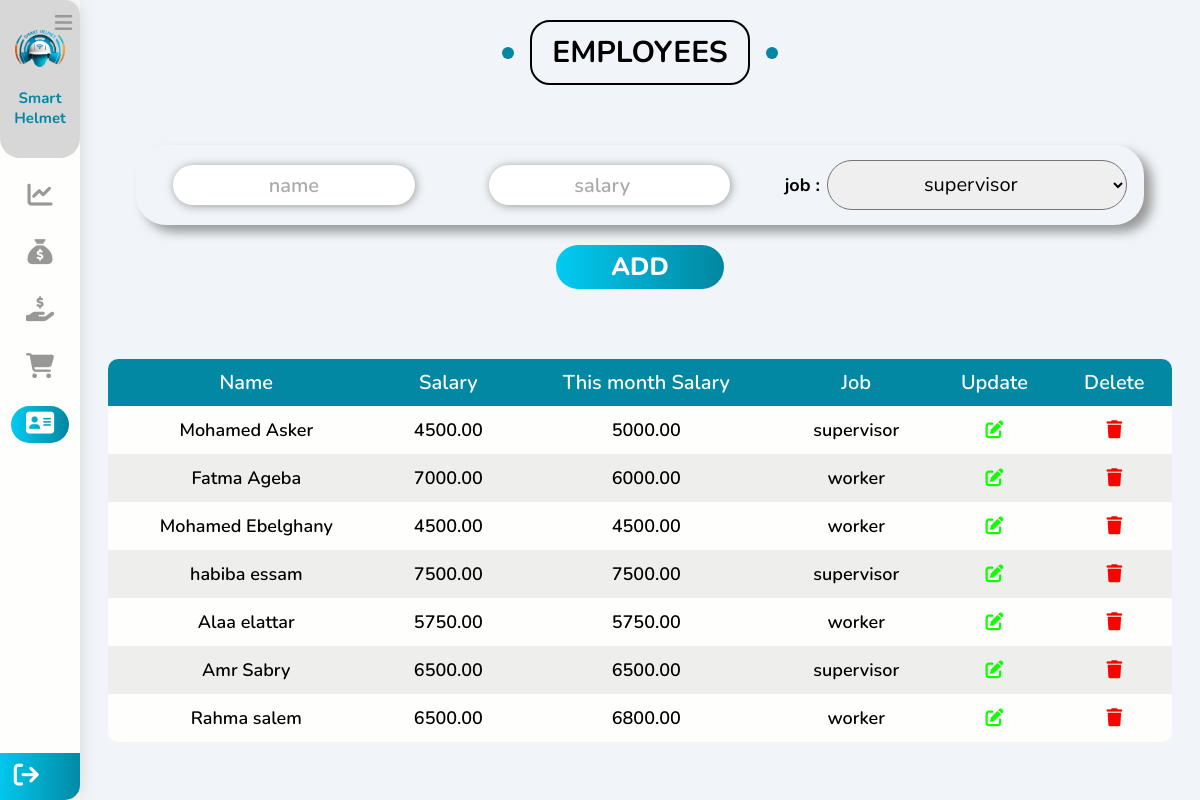
Page /management/employees on the committed database.
### management/models.py (models this page shows)
class Employee(models.Model):
    name = models.CharField(max_length=100, blank=True, null=True)
    salary = models.DecimalField(max_digits=15, decimal_places=2, blank=True, null=True)
    remain_salary = models.DecimalField(max_digits=15, decimal_places=2, blank=True, null=True)
    job = models.CharField(max_length=100, blank=True, null=True)

### management/views.py (the view, shortened to what this page needs)
# urls.py: path('employees',views.employees, name='employees' ),
def employees(request):
    employees = Employee.objects.all()
    context = {"employees" : employees}
    return render(request, "management/employees.html", context)

### templates/management/employees.html (shortened to what this page needs)
{% load static %}
<!DOCTYPE html>
<html lang="en">
<head>
    <link rel="stylesheet" href="https://cdnjs.cloudflare.com/ajax/libs/font-awesome/6.5.1/css/all.min.css" />
    <link rel="stylesheet" href=" {% static "css/main.css" %} ">
</head>
<body>
    <div class="menuBar">
        <div class="head">
            <i class="fa-solid fa-bars menuControls" id="menuControls"></i>
            <a href="{% url "home" %}" ><img src=" {% static "images/smart safety helmet3.png" %} " alt="logo"></a>
            <h2>Smart Helmet</h2>
        </div>
        <ul>
            <li>
                <a href="{% url "management" %}"  >
                    <i class="fa-solid fa-chart-line"></i>
                </a>
            </li>
            <li>
                <a href="{% url "incomes" %}" >
                    <i class="fa-solid fa-sack-dollar"></i>
                </a>
            </li>
            <li>
                <a href="{% url "expenses" %}" >
                    <i class="fa-solid fa-hand-holding-dollar"></i>
                </a>
            </li>
            <li>
                <a href="{% url "purchases" %}" >
                    <i class="fa-solid fa-cart-shopping"></i>
                </a>
            </li>
            <li>
                <a href="{% url "employees" %}" id="sideBTN">
                    <i class="fa-solid fa-address-card"></i>
                </a>
            </li>
        </ul>
        <div class="bottomSide">
            <div>
                <a href="{% url "login" %}"><i class="fa-solid fa-arrow-right-from-bracket"></i><a/>
                </div>
        </div>
    </div>
    <div class="mainContainer">
        <div class="container3" id="container3">
            <h2 class="main-title">Employees</h2>
            <form method="POST" class="up">
                <div class="inputs">
                    <input name="name" type="text" placeholder="name" required>
                    <input name="salary" type="number" placeholder="salary" required>
                    <div class="selectDiv">
                        <p class="selectP">job :</p>
                        <select name="job" id="filterSelect" style="width:300px; height:50px; border-radius:30px; text-align:center;font-size:20px;">
                            <option value="supervisor">supervisor</option>
                        </select>
                        </div>
                </div>
                <button name="addEmployee" class="addsupervisor">ADD</button>
            </form>
            <div class="down">
                <table>
                    <thead>
                        <tr>
                            <th>Name</th>
                            <th>Salary</th>
                            <th>This month Salary</th>
                            <th>Job</th>
                            <th>Update</th>
                            <th>Delete</th>
                        </tr>
                    </thead>
                    <tbody>
                        {% for employee in employees  %}
                        <tr>
                            <td>{{employee.name}}</td>
                            <td>{{employee.salary}}</td>
                            <td>{{employee.remain_salary}}</td>
                            <td>{{employee.job}}</td>
                            <td><a style="text-decoration:none;" id="clickBTN" metadata = '
                                <div style="width: 100%;display: flex;justify-content: center;align-items: center;flex-direction: column;">
                                    <h2>Update section </h2>
                                    <br>
                                    <form method="POST" action="{% url "update_employee" employee.id %}" class="updatediv">
                                        {% csrf_token %}
                                        <div class="updateinputs">
                                            <p>name:</p>
                                            <input value="{{employee.name}}" name="name" type="text" placeholder="name" required >
                                        </div>
                                        <div class="updateinputs">
                                            <p>salary:</p>
                                            <input value="{{employee.salary}}" name="salary" type="number" placeholder="salary" required>
                                        </div>
                                        <div class="updateinputs">
                                            <p>month salary:</p>
                                            <input value="{{employee.remain_salary}}" name="remain_salary" type="number" placeholder="this month salary" required>
                                        </div>
                                        <div class="updateinputs">
                                            <p>job:</p>
                                            <input value="{{employee.job}}" name="job" type="text" placeholder="job" required>
                                        </div>
                                        <button type="submit" name="updateEmployee" class="updatebtn">Update</button>
                                    </form>
                                    </div>
                                '><i class="fa-regular fa-pen-to-square"></i></i></a></td>
                            <td><a style="text-decoration:none;" id="clickBTN" metadata = '
                                <div style="width: 100%;display: flex;justify-content: center;align-items: center;flex-direction: column;">
                                    <h2>Are you sure you want to delete this row</h2>
                                    <br>
                                    <i class="fa-regular fa-trash-can" style="color: #ff3333;font-size: 100px;"></i>
                                    <br>
                                    <div style="width: 100%;display: flex;justify-content: center;gap: 20px;">
                                        <a class="deletebtn" href="{% url "delete_employee" employee.id %}">delete</a>
                                    </div>
                                </div>
                                '><i style="cursor: pointer; color:red; " class="fa-solid fa-trash"></i></a></td>
                        </tr>
                        {% endfor %}
                    </tbody>
                </table>
            </div>
        </div>
    </div>
</body>
</html>

### rows in the picture
Employee: name "Mohamed Asker", salary "4500.00", remain_salary "5000.00", job "supervisor"
Employee: name "Fatma Ageba", salary "7000.00", remain_salary "6000.00", job "worker"
Employee: name "Mohamed Ebelghany", salary "4500.00", remain_salary "4500.00", job "worker"
Employee: name "habiba essam", salary "7500.00", remain_salary "7500.00", job "supervisor"
Employee: name "Alaa elattar", salary "5750.00", remain_salary "5750.00", job "worker"
Employee: name "Amr Sabry", salary "6500.00", remain_salary "6500.00", job "supervisor"
Employee: name "Rahma salem", salary "6500.00", remain_salary "6800.00", job "worker"
